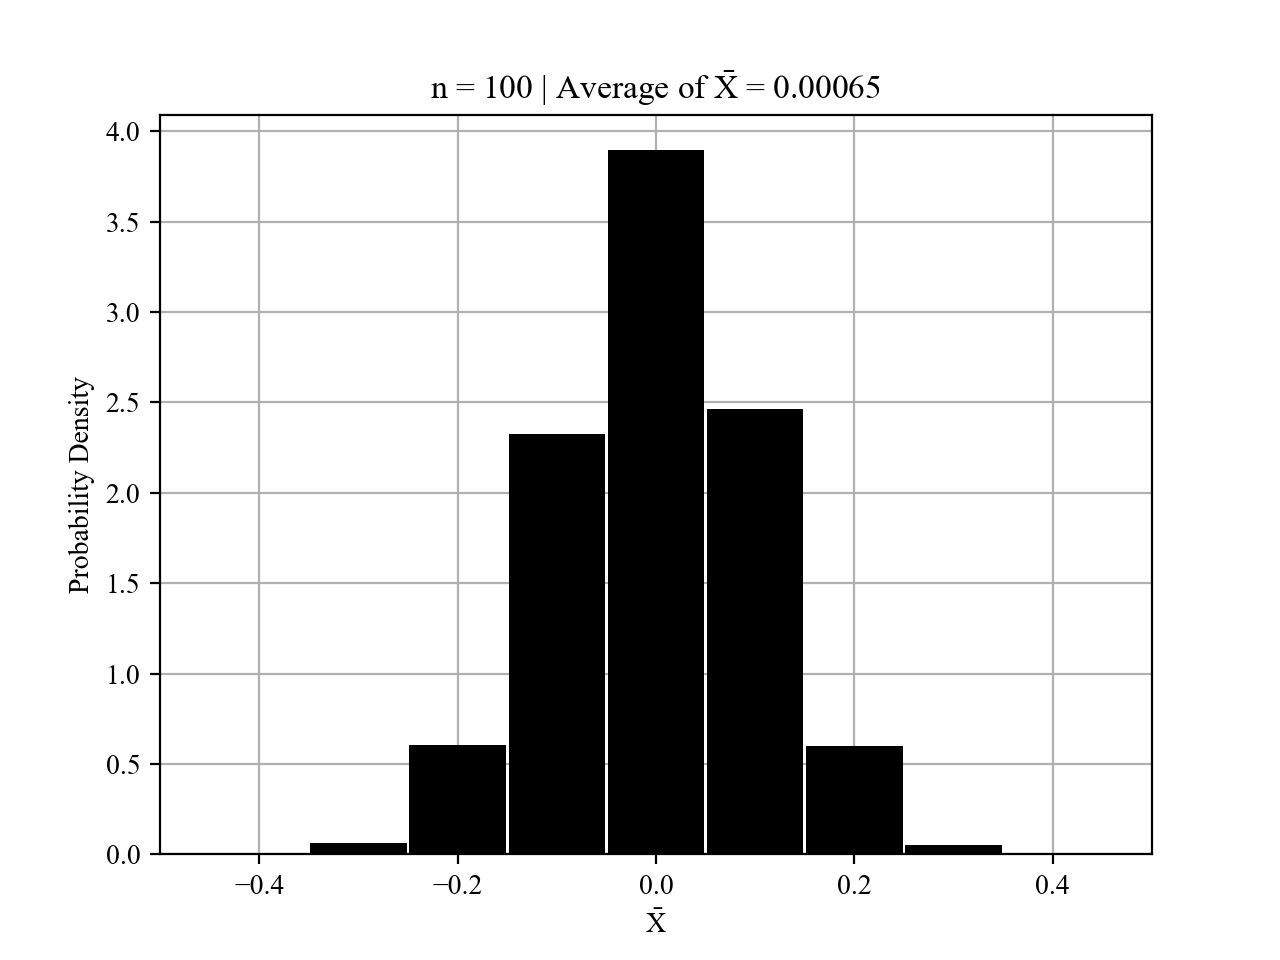

This chart was generated by the following Python code:
import numpy as np
from matplotlib import pyplot as plt

from lib.savefig import savefig
from lib.conffig import conffig
from lib.pdf import pdf


np.random.seed(1)

n = 100     # Number of samples per experiment
Ne = 10000  # Number of experiments

X = np.random.normal(loc=0.0, scale=1.0, size=(n, Ne))

Xbar = np.mean(X, axis=0) # Compute average of each column

a = -0.5
dx = 0.1
e_pdf, bin_centers, bin_edges = pdf(Xbar, dx=dx, a=a)

conffig()
plt.bar(bin_centers, e_pdf, width=dx*0.97, align='center', color='black')
plt.xlim([a, -a])
plt.title(f'$n$ = {n:d} | Average of $\\bar{{X}}$ = {np.mean(Xbar):.2g}')
plt.xlabel('$\\bar{X}$')
plt.ylabel('Probability Density')
plt.gca().set_axisbelow(True) # Put grid lines in back.
plt.grid()
savefig("HW3_2_1")
